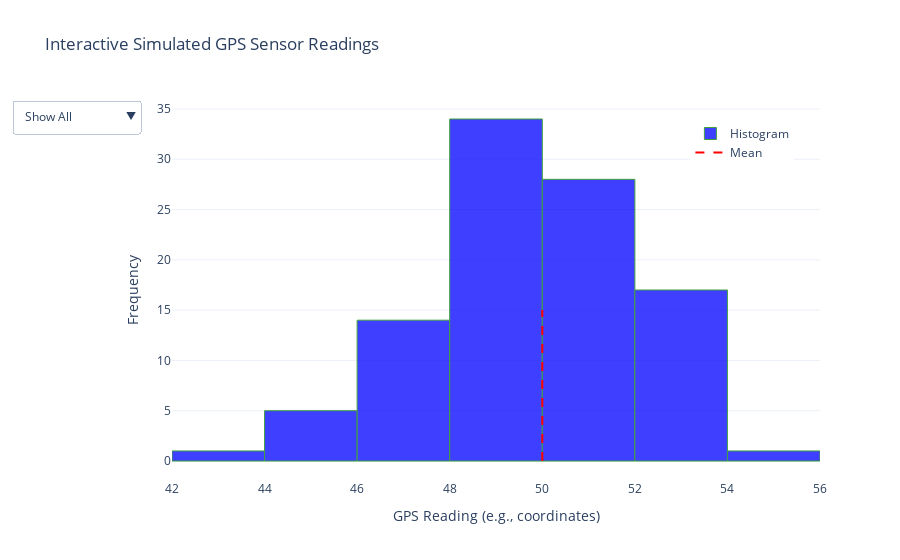

This figure's notebook cell:
### Code cell
import numpy as np
import plotly.graph_objects as go

# Seed for reproducibility
np.random.seed(42)

# Parameters for GPS sensor readings
MeanGPSReading = 50.0  # Example mean location coordinate, could represent latitude/longitude
GPSStandardDeviation = 2.5  # Standard deviation for GPS measurement variability
NumberOfReadings = 100  # Number of simulated readings

# Generate simulated GPS sensor readings
GPSReadings = np.round(np.random.normal(MeanGPSReading, GPSStandardDeviation, NumberOfReadings), 3)

# Create the figure
fig = go.Figure()

# Add histogram for GPS readings
fig.add_trace(go.Histogram(
    x=GPSReadings,
    nbinsx=10,
    marker=dict(color='blue', line=dict(color='green', width=1)),
    opacity=0.75,
    name='Histogram',
    hovertemplate='Frequency: %{y}<br>Reading Range: %{x}'
))

# Add a line for the mean
fig.add_trace(go.Scatter(
    x=[MeanGPSReading, MeanGPSReading],
    y=[0, 15],  # Adjust the height of the line based on histogram
    mode='lines',
    name='Mean',
    line=dict(color='red', dash='dash'),
    hovertemplate='Mean Value: %{x}'
))

# Add interactivity: Dropdown to toggle visibility
fig.update_layout(
    updatemenus=[
        dict(
            buttons=[
                dict(
                    args=["visible", [True, True]],  # Show both histogram and mean line
                    label="Show All",
                    method="restyle"
                ),
                dict(
                    args=["visible", [True, False]],  # Show only histogram
                    label="Histogram Only",
                    method="restyle"
                ),
                dict(
                    args=["visible", [False, True]],  # Show only mean line
                    label="Mean Line Only",
                    method="restyle"
                ),
            ],
            direction="down",
            showactive=True,
        )
    ]
)

# Customize the layout
fig.update_layout(
    title="Interactive Simulated GPS Sensor Readings",
    xaxis_title="GPS Reading (e.g., coordinates)",
    yaxis_title="Frequency",
    template="plotly_white",
    legend=dict(x=0.8, y=0.95)
)

# Show the interactive plot
fig.show()

# Display simulated readings
print("Simulated GPS Sensor Readings:")
print(GPSReadings)

### Figure 1 — Plotly figure (JSON) as saved in the notebook; plotly's stock layout.template omitted (floating-point values rounded to 4 significant figures)
{"data": [{"hovertemplate": "Frequency: %{y}<br>Reading Range: %{x}", "marker": {"color": "blue", "line": {"color": "green", "width": 1}}, "name": "Histogram", "nbinsx": 10, "opacity": 0.75, "type": "histogram", "x": [51.24, 49.65, 51.62, 53.81, 49.41, 49.41, 53.95, 51.92, 48.83, 51.36, 48.84, 48.84, 50.6, 45.22, 45.69, 48.59, 47.47, 50.79, 47.73, 46.47, 53.66, 49.44, 50.17, 46.44, 48.64, 50.28, 47.12, 50.94, 48.5, 49.27, 48.5, 54.63, 49.97, 47.36, 52.06, 46.95, 50.52, 45.1, 46.68, 50.49, 51.85, 50.43, 49.71, 49.25, 46.3, 48.2, 48.85, 52.64, 50.86, 45.59, 50.81, 49.04, 48.31, 51.53, 52.58, 52.33, 47.9, 49.23, 50.83, 52.44, 48.8, 49.54, 47.23, 47.01, 52.03, 53.39, 49.82, 52.51, 50.9, 48.39, 50.9, 53.84, 49.91, 53.91, 43.45, 52.05, 50.22, 49.25, 50.23, 45.03, 49.45, 50.89, 53.7, 48.7, 47.98, 48.75, 52.29, 50.82, 48.68, 51.28, 50.24, 52.42, 48.24, 49.18, 49.02, 46.34, 50.74, 50.65, 50.01, 49.41]}, {"hovertemplate": "Mean Value: %{x}", "line": {"color": "red", "dash": "dash"}, "mode": "lines", "name": "Mean", "type": "scatter", "x": [50, 50], "y": [0, 15]}], "layout": {"legend": {"x": 0.8, "y": 0.95}, "title": {"text": "Interactive Simulated GPS Sensor Readings"}, "updatemenus": [{"buttons": [{"args": ["visible", [true, true]], "label": "Show All", "method": "restyle"}, {"args": ["visible", [true, false]], "label": "Histogram Only", "method": "restyle"}, {"args": ["visible", [false, true]], "label": "Mean Line Only", "method": "restyle"}], "direction": "down", "showactive": true}], "xaxis": {"title": {"text": "GPS Reading (e.g., coordinates)"}}, "yaxis": {"title": {"text": "Frequency"}}}}
